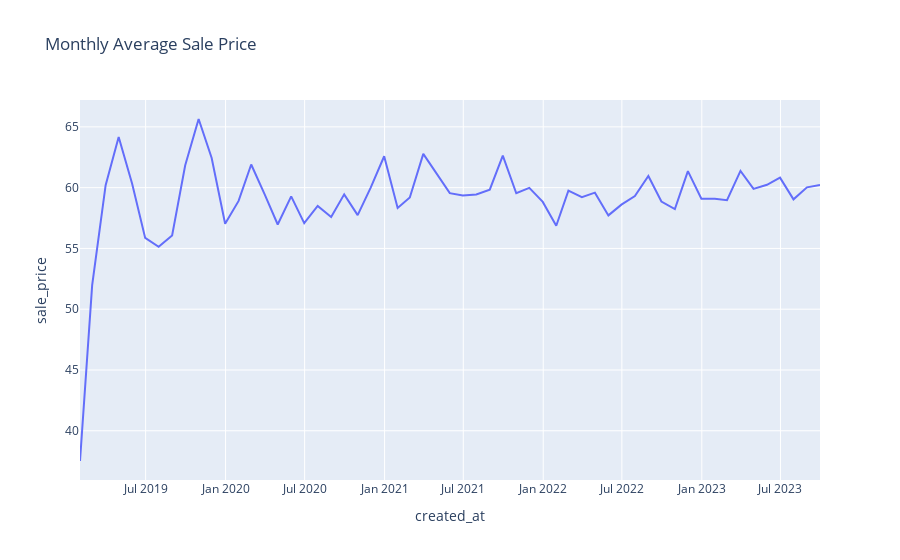

The code cell stored with this chart in its notebook:
### Code cell
# convert this plot to plotly merged_df.groupby(pd.Grouper(key='created_at', freq='M'))['sale_price'].mean().plot(figsize=(10, 5), title='Monthly Average Sale Price')

# plot monthly sale_price usuing plotly
import plotly.express as px
fig = px.line(merged_df.groupby(pd.Grouper(key='created_at', freq='M'))['sale_price'].mean().reset_index(), x='created_at', y='sale_price', title='Monthly Average Sale Price')
fig.show()
